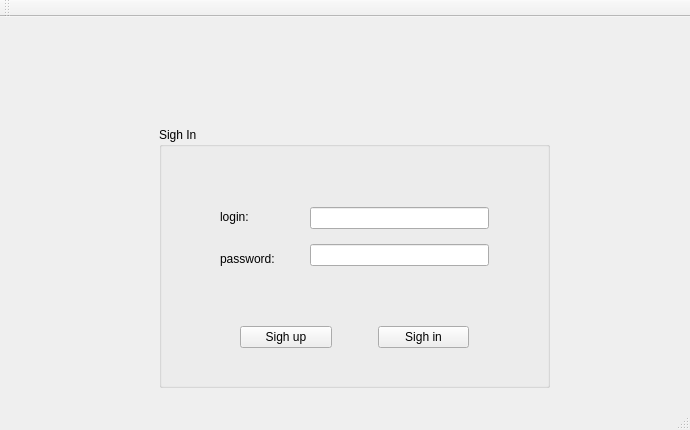
<?xml version="1.0" encoding="UTF-8"?>
<ui version="4.0">
 <class>MainWindow</class>
 <widget class="QMainWindow" name="MainWindow">
  <property name="geometry">
   <rect>
    <x>0</x>
    <y>0</y>
    <width>690</width>
    <height>430</height>
   </rect>
  </property>
  <property name="minimumSize">
   <size>
    <width>690</width>
    <height>430</height>
   </size>
  </property>
  <property name="maximumSize">
   <size>
    <width>690</width>
    <height>430</height>
   </size>
  </property>
  <property name="windowTitle">
   <string>AVTOR</string>
  </property>
  <widget class="QWidget" name="centralWidget">
   <property name="minimumSize">
    <size>
     <width>0</width>
     <height>0</height>
    </size>
   </property>
   <widget class="QStackedWidget" name="stackedWidget">
    <property name="geometry">
     <rect>
      <x>19</x>
      <y>10</y>
      <width>661</width>
      <height>381</height>
     </rect>
    </property>
    <property name="currentIndex">
     <number>1</number>
    </property>
    <widget class="QWidget" name="page_1">
     <widget class="QGroupBox" name="groupBox_checkIn">
      <property name="geometry">
       <rect>
        <x>140</x>
        <y>100</y>
        <width>391</width>
        <height>261</height>
       </rect>
      </property>
      <property name="title">
       <string>Check In</string>
      </property>
      <widget class="QWidget" name="verticalLayoutWidget">
       <property name="geometry">
        <rect>
         <x>140</x>
         <y>40</y>
         <width>201</width>
         <height>131</height>
        </rect>
       </property>
       <layout class="QVBoxLayout" name="verticalLayout">
        <item>
         <widget class="QLineEdit" name="lineEdit_CheckIn_login"/>
        </item>
        <item>
         <widget class="QLineEdit" name="lineEdit_CheckIn_password_1"/>
        </item>
        <item>
         <widget class="QLineEdit" name="lineEdit_CheckIn_password_2"/>
        </item>
       </layout>
      </widget>
      <widget class="QWidget" name="verticalLayoutWidget_2">
       <property name="geometry">
        <rect>
         <x>50</x>
         <y>40</y>
         <width>81</width>
         <height>131</height>
        </rect>
       </property>
       <layout class="QVBoxLayout" name="verticalLayout_2">
        <item>
         <widget class="QLabel" name="label_CheckIn_login">
          <property name="text">
           <string>login:</string>
          </property>
         </widget>
        </item>
        <item>
         <widget class="QLabel" name="label_CheckIn_password_1">
          <property name="text">
           <string>password:</string>
          </property>
         </widget>
        </item>
        <item>
         <widget class="QLabel" name="label_CheckIn_password_2">
          <property name="text">
           <string>password:</string>
          </property>
         </widget>
        </item>
       </layout>
      </widget>
      <widget class="QWidget" name="horizontalLayoutWidget">
       <property name="geometry">
        <rect>
         <x>70</x>
         <y>180</y>
         <width>251</width>
         <height>61</height>
        </rect>
       </property>
       <layout class="QHBoxLayout" name="horizontalLayout">
        <item>
         <widget class="QPushButton" name="pushButton_CheckIn_Cancel">
          <property name="text">
           <string>Cancel</string>
          </property>
         </widget>
        </item>
        <item>
         <spacer name="horizontalSpacer_2">
          <property name="orientation">
           <enum>Qt::Horizontal</enum>
          </property>
          <property name="sizeType">
           <enum>QSizePolicy::Fixed</enum>
          </property>
          <property name="sizeHint" stdset="0">
           <size>
            <width>40</width>
            <height>20</height>
           </size>
          </property>
         </spacer>
        </item>
        <item>
         <widget class="QPushButton" name="pushButton_CheckIn_SighUp">
          <property name="text">
           <string>Sigh up</string>
          </property>
         </widget>
        </item>
       </layout>
      </widget>
     </widget>
     <widget class="QLabel" name="label_sighUp_img">
      <property name="geometry">
       <rect>
        <x>215</x>
        <y>20</y>
        <width>311</width>
        <height>71</height>
       </rect>
      </property>
      <property name="text">
       <string/>
      </property>
     </widget>
    </widget>
    <widget class="QWidget" name="page_2">
     <widget class="QGroupBox" name="groupBox_sighIn">
      <property name="geometry">
       <rect>
        <x>140</x>
        <y>100</y>
        <width>391</width>
        <height>261</height>
       </rect>
      </property>
      <property name="title">
       <string>Sigh In</string>
      </property>
      <widget class="QWidget" name="verticalLayoutWidget_3">
       <property name="geometry">
        <rect>
         <x>140</x>
         <y>60</y>
         <width>201</width>
         <height>101</height>
        </rect>
       </property>
       <layout class="QVBoxLayout" name="verticalLayout_3">
        <item>
         <widget class="QLineEdit" name="lineEdit_sighIn_login"/>
        </item>
        <item>
         <widget class="QLineEdit" name="lineEdit_sighIn_password"/>
        </item>
       </layout>
      </widget>
      <widget class="QWidget" name="verticalLayoutWidget_4">
       <property name="geometry">
        <rect>
         <x>50</x>
         <y>60</y>
         <width>81</width>
         <height>101</height>
        </rect>
       </property>
       <layout class="QVBoxLayout" name="verticalLayout_4">
        <item>
         <widget class="QLabel" name="label_sighIn_login">
          <property name="text">
           <string>login:</string>
          </property>
         </widget>
        </item>
        <item>
         <widget class="QLabel" name="label_sighIn_password">
          <property name="text">
           <string>password:</string>
          </property>
         </widget>
        </item>
       </layout>
      </widget>
      <widget class="QWidget" name="horizontalLayoutWidget_2">
       <property name="geometry">
        <rect>
         <x>70</x>
         <y>180</y>
         <width>251</width>
         <height>61</height>
        </rect>
       </property>
       <layout class="QHBoxLayout" name="horizontalLayout_3">
        <item>
         <widget class="QPushButton" name="pushButton_sighIn_SighUp">
          <property name="text">
           <string>Sigh up</string>
          </property>
         </widget>
        </item>
        <item>
         <spacer name="horizontalSpacer">
          <property name="orientation">
           <enum>Qt::Horizontal</enum>
          </property>
          <property name="sizeType">
           <enum>QSizePolicy::Fixed</enum>
          </property>
          <property name="sizeHint" stdset="0">
           <size>
            <width>40</width>
            <height>20</height>
           </size>
          </property>
         </spacer>
        </item>
        <item>
         <widget class="QPushButton" name="pushButton_sighIn_SighIn">
          <property name="text">
           <string>Sigh in</string>
          </property>
         </widget>
        </item>
       </layout>
      </widget>
     </widget>
     <widget class="QLabel" name="label_sighIn_img">
      <property name="geometry">
       <rect>
        <x>215</x>
        <y>20</y>
        <width>311</width>
        <height>71</height>
       </rect>
      </property>
      <property name="text">
       <string/>
      </property>
     </widget>
    </widget>
    <widget class="QWidget" name="page_3">
     <widget class="QPushButton" name="pushButton_main_SighOut">
      <property name="geometry">
       <rect>
        <x>550</x>
        <y>13</y>
        <width>89</width>
        <height>25</height>
       </rect>
      </property>
      <property name="text">
       <string>Sigh out</string>
      </property>
     </widget>
     <widget class="QLabel" name="label_main_yourName">
      <property name="geometry">
       <rect>
        <x>20</x>
        <y>13</y>
        <width>111</width>
        <height>17</height>
       </rect>
      </property>
      <property name="text">
       <string>Your username:</string>
      </property>
     </widget>
     <widget class="QLabel" name="label_main_login">
      <property name="geometry">
       <rect>
        <x>130</x>
        <y>13</y>
        <width>67</width>
        <height>17</height>
       </rect>
      </property>
      <property name="text">
       <string>...</string>
      </property>
     </widget>
     <widget class="QTabWidget" name="tabWidget">
      <property name="geometry">
       <rect>
        <x>10</x>
        <y>50</y>
        <width>628</width>
        <height>311</height>
       </rect>
      </property>
      <property name="currentIndex">
       <number>0</number>
      </property>
      <widget class="QWidget" name="tab_new_copyright">
       <attribute name="title">
        <string>Add New Copyright</string>
       </attribute>
       <widget class="QLineEdit" name="lineEdit_add_path">
        <property name="geometry">
         <rect>
          <x>170</x>
          <y>90</y>
          <width>291</width>
          <height>25</height>
         </rect>
        </property>
       </widget>
       <widget class="QPushButton" name="pushButton_add_path">
        <property name="geometry">
         <rect>
          <x>250</x>
          <y>120</y>
          <width>131</width>
          <height>25</height>
         </rect>
        </property>
        <property name="text">
         <string>Add path to file...</string>
        </property>
       </widget>
       <widget class="QPushButton" name="pushButton_add_go">
        <property name="geometry">
         <rect>
          <x>220</x>
          <y>200</y>
          <width>191</width>
          <height>25</height>
         </rect>
        </property>
        <property name="text">
         <string>Register for the copyright</string>
        </property>
       </widget>
      </widget>
      <widget class="QWidget" name="tab_your_copyrights">
       <attribute name="title">
        <string>Your Registered Products</string>
       </attribute>
       <widget class="QListWidget" name="listWidget">
        <property name="geometry">
         <rect>
          <x>10</x>
          <y>10</y>
          <width>261</width>
          <height>261</height>
         </rect>
        </property>
       </widget>
       <widget class="QGroupBox" name="groupBox">
        <property name="geometry">
         <rect>
          <x>290</x>
          <y>10</y>
          <width>321</width>
          <height>261</height>
         </rect>
        </property>
        <property name="title">
         <string>Selected copyright:</string>
        </property>
        <widget class="QLabel" name="label_main_dateAndTime_notImportant">
         <property name="geometry">
          <rect>
           <x>30</x>
           <y>40</y>
           <width>211</width>
           <height>17</height>
          </rect>
         </property>
         <property name="text">
          <string>Date and time of registration:</string>
         </property>
        </widget>
        <widget class="QLabel" name="label_main_dateAndTime_important">
         <property name="geometry">
          <rect>
           <x>30</x>
           <y>63</y>
           <width>251</width>
           <height>17</height>
          </rect>
         </property>
         <property name="text">
          <string>...</string>
         </property>
        </widget>
        <widget class="Line" name="line">
         <property name="geometry">
          <rect>
           <x>10</x>
           <y>92</y>
           <width>301</width>
           <height>16</height>
          </rect>
         </property>
         <property name="orientation">
          <enum>Qt::Horizontal</enum>
         </property>
        </widget>
        <widget class="QLabel" name="label_main_hash1_notImportant">
         <property name="geometry">
          <rect>
           <x>30</x>
           <y>110</y>
           <width>121</width>
           <height>17</height>
          </rect>
         </property>
         <property name="text">
          <string>First file hash:</string>
         </property>
        </widget>
        <widget class="QLabel" name="label_main_hash1a_important">
         <property name="geometry">
          <rect>
           <x>20</x>
           <y>130</y>
           <width>281</width>
           <height>17</height>
          </rect>
         </property>
         <property name="text">
          <string>&quot;00000000000000000000000000000000-</string>
         </property>
        </widget>
        <widget class="QLabel" name="label_main_hash1b_important">
         <property name="geometry">
          <rect>
           <x>26</x>
           <y>146</y>
           <width>281</width>
           <height>17</height>
          </rect>
         </property>
         <property name="text">
          <string>00000000000000000000000000000000&quot;</string>
         </property>
        </widget>
        <widget class="QLabel" name="label_main_hash2_notImportant">
         <property name="geometry">
          <rect>
           <x>30</x>
           <y>190</y>
           <width>121</width>
           <height>17</height>
          </rect>
         </property>
         <property name="text">
          <string>Second file hash:</string>
         </property>
        </widget>
        <widget class="QLabel" name="label_main_hash2b_important">
         <property name="geometry">
          <rect>
           <x>26</x>
           <y>226</y>
           <width>281</width>
           <height>17</height>
          </rect>
         </property>
         <property name="text">
          <string>00000000000000000000000000000000&quot;</string>
         </property>
        </widget>
        <widget class="QLabel" name="label_main_hash2a_important">
         <property name="geometry">
          <rect>
           <x>20</x>
           <y>210</y>
           <width>281</width>
           <height>17</height>
          </rect>
         </property>
         <property name="text">
          <string>&quot;00000000000000000000000000000000-</string>
         </property>
        </widget>
        <widget class="Line" name="line_2">
         <property name="geometry">
          <rect>
           <x>10</x>
           <y>170</y>
           <width>301</width>
           <height>20</height>
          </rect>
         </property>
         <property name="orientation">
          <enum>Qt::Horizontal</enum>
         </property>
        </widget>
       </widget>
      </widget>
      <widget class="QWidget" name="tab_test_product">
       <attribute name="title">
        <string>Test New Product</string>
       </attribute>
       <widget class="QPushButton" name="pushButton_test_path">
        <property name="geometry">
         <rect>
          <x>250</x>
          <y>120</y>
          <width>131</width>
          <height>25</height>
         </rect>
        </property>
        <property name="text">
         <string>Add path to file...</string>
        </property>
       </widget>
       <widget class="QPushButton" name="pushButton_test_go">
        <property name="geometry">
         <rect>
          <x>240</x>
          <y>200</y>
          <width>151</width>
          <height>25</height>
         </rect>
        </property>
        <property name="text">
         <string>Test this profuct</string>
        </property>
       </widget>
       <widget class="QLineEdit" name="lineEdit_test_path">
        <property name="geometry">
         <rect>
          <x>170</x>
          <y>90</y>
          <width>291</width>
          <height>25</height>
         </rect>
        </property>
       </widget>
      </widget>
      <widget class="QWidget" name="tab_blockchain_info">
       <attribute name="title">
        <string>Blockchain Info</string>
       </attribute>
       <widget class="QLabel" name="label_info_numberBlocks_notImportant">
        <property name="geometry">
         <rect>
          <x>165</x>
          <y>40</y>
          <width>271</width>
          <height>17</height>
         </rect>
        </property>
        <property name="text">
         <string>The number of blocks in the blockchain:</string>
        </property>
       </widget>
       <widget class="QLabel" name="label_info_numberBlocks_important">
        <property name="geometry">
         <rect>
          <x>280</x>
          <y>70</y>
          <width>67</width>
          <height>17</height>
         </rect>
        </property>
        <property name="text">
         <string>...</string>
        </property>
       </widget>
       <widget class="QLabel" name="label_info_numberCopyrights_notImportant">
        <property name="geometry">
         <rect>
          <x>152</x>
          <y>120</y>
          <width>301</width>
          <height>20</height>
         </rect>
        </property>
        <property name="text">
         <string>The number of copyrights in the blockchain:</string>
        </property>
       </widget>
       <widget class="QLabel" name="label_info_numberCopyrights_important">
        <property name="geometry">
         <rect>
          <x>280</x>
          <y>150</y>
          <width>67</width>
          <height>17</height>
         </rect>
        </property>
        <property name="text">
         <string>...</string>
        </property>
       </widget>
       <widget class="QLabel" name="label_info_numberUsers_notImportant">
        <property name="geometry">
         <rect>
          <x>158</x>
          <y>210</y>
          <width>291</width>
          <height>17</height>
         </rect>
        </property>
        <property name="text">
         <string>The number of users registered in AVTOR:</string>
        </property>
       </widget>
       <widget class="QLabel" name="label_info_numberUsers_important">
        <property name="geometry">
         <rect>
          <x>280</x>
          <y>240</y>
          <width>67</width>
          <height>17</height>
         </rect>
        </property>
        <property name="text">
         <string>...</string>
        </property>
       </widget>
       <widget class="Line" name="line_3">
        <property name="geometry">
         <rect>
          <x>126</x>
          <y>90</y>
          <width>351</width>
          <height>20</height>
         </rect>
        </property>
        <property name="orientation">
         <enum>Qt::Horizontal</enum>
        </property>
       </widget>
       <widget class="Line" name="line_4">
        <property name="geometry">
         <rect>
          <x>148</x>
          <y>180</y>
          <width>311</width>
          <height>20</height>
         </rect>
        </property>
        <property name="orientation">
         <enum>Qt::Horizontal</enum>
        </property>
       </widget>
      </widget>
     </widget>
     <widget class="QLabel" name="label_main_img">
      <property name="geometry">
       <rect>
        <x>275</x>
        <y>0</y>
        <width>140</width>
        <height>38</height>
       </rect>
      </property>
      <property name="text">
       <string>TextLabel</string>
      </property>
     </widget>
    </widget>
   </widget>
  </widget>
  <widget class="QMenuBar" name="menuBar">
   <property name="geometry">
    <rect>
     <x>0</x>
     <y>0</y>
     <width>690</width>
     <height>22</height>
    </rect>
   </property>
  </widget>
  <widget class="QToolBar" name="mainToolBar">
   <attribute name="toolBarArea">
    <enum>TopToolBarArea</enum>
   </attribute>
   <attribute name="toolBarBreak">
    <bool>false</bool>
   </attribute>
  </widget>
  <widget class="QStatusBar" name="statusBar"/>
 </widget>
 <layoutdefault spacing="6" margin="11"/>
 <resources/>
 <connections/>
</ui>
